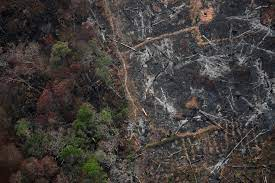
#> input picture img/desmatamento1.png, 275 x 183 px; its folder holds 4 pictures in this run
$ python main.py
#> lines starting #> are read from the running program, lines starting #| are printed output that depends on the picture; after the words box and inside, x2 and y2 are one past the last pixel; in counts of white or black regions, pixels touching at a corner belong together
import cv2
import numpy as np

for i in range(1, 6):
    # Carrega as imagens de satélite
    imagem = cv2.imread(f'./img/desmatamento{i}.png')
#> imagem is the input picture: shape (183, 275, 3); mean B, G, R 58.7, 61.5, 66.2

    # Converte as imagens para escala de cinza
    imagem_cinza = cv2.cvtColor(imagem, cv2.COLOR_BGR2GRAY)
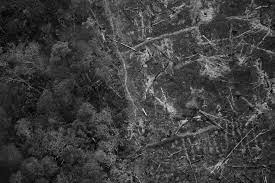
#> imagem_cinza: shape (183, 275); min 0, max 239, mean 62.6

    # Aplica a segmentação por limiar
    _, imagem_binaria = cv2.threshold(imagem_cinza, 10, 255, cv2.THRESH_BINARY)
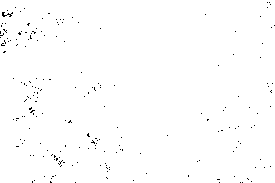
#> imagem_binaria: shape (183, 275); 99.3% white; black in thin lines or dots

    # Define os intervalos de cores para as áreas de desmatamento
    menor_limite = np.array([80, 80, 80], dtype=np.uint8)
    maior_limite = np.array([120, 138, 145], dtype=np.uint8)

    # Aplica a segmentação baseada em cores
    mascara = cv2.inRange(imagem, menor_limite, maior_limite)
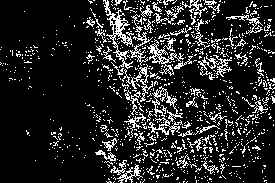
#> mascara: shape (183, 275); 14.9% white in thin lines or dots

    # Combina as máscaras
    mascara_final = cv2.bitwise_and(imagem_binaria, mascara)

    # Encontra os contornos na máscara
    contornos, _ = cv2.findContours(mascara_final, cv2.RETR_EXTERNAL, cv2.CHAIN_APPROX_SIMPLE)
#> contornos = 939 contours, 909 with area under 20; largest, box (x1, y1, x2, y2) and area: (148, 86, 183, 135) 636, (103, 0, 134, 69) 432, (147, 37, 184, 76) 272, (122, 64, 153, 102) 174, (130, 14, 153, 66) 132

    # Desenha os contornos nas áreas de desmatamento
    resultado = imagem.copy()
    cv2.drawContours(resultado, contornos, -1, (0, 255, 255), thickness=cv2.FILLED)
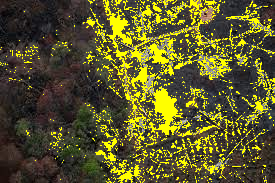
#> resultado: shape (183, 275, 3); 16.44% of pixels changed, all inside (x1, y1, x2, y2) = (0, 0, 275, 183)

    cv2.imwrite(f'./img/imagem_resultante{i}.jpg', resultado)
#> pass 2 of the loop `for i in range(1, 6):`:
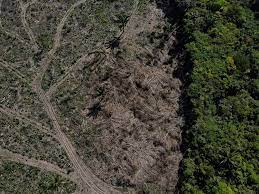
#> input picture img/desmatamento2.png, 259 x 194 px
#> imagem is the input picture: shape (194, 259, 3); mean B, G, R 56.4, 68.5, 70.1
#> imagem_cinza: shape (194, 259)
#> `_, imagem_binaria = cv2.threshold(imagem_cinza, 10, 255, cv2.THRESH_BI..`:
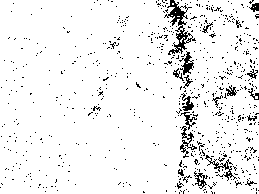
#> imagem_binaria: shape (194, 259); 93.7% white; black in thin lines or dots
#> mascara: shape (194, 259); 24% white in thin lines or dots
#> contornos = 984 contours, 958 with area under 20; largest, box (x1, y1, x2, y2) and area: (0, 45, 123, 194) 2906, (97, 90, 172, 187) 2164, (105, 0, 165, 60) 828, (123, 55, 181, 95) 467, (138, 90, 184, 136) 439
#> `cv2.drawContours(resultado, contornos, -1, (0, 255, 255), thickness=cv..`:
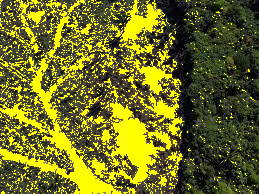
#> resultado: shape (194, 259, 3); mean B, G, R 30.1, 111.6, 111.3
#> pass 3 of the loop `for i in range(1, 6):`:
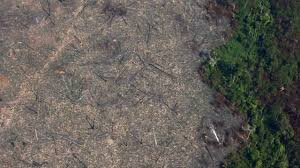
#> input picture img/desmatamento3.png, 300 x 168 px
#> imagem is the input picture: shape (168, 300, 3); mean B, G, R 88.8, 95.7, 99.9
#> imagem_cinza: shape (168, 300)
#> `_, imagem_binaria = cv2.threshold(imagem_cinza, 10, 255, cv2.THRESH_BI..`:
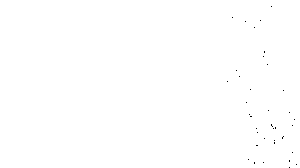
#> imagem_binaria: shape (168, 300); 99.9% white; black in thin lines or dots, all inside (x1, y1, x2, y2) = (227, 6, 297, 168)
#> mascara: shape (168, 300); 53.9% white; 1420 black regions (1346 under 20 px)
#> contornos = 140 contours, 138 with area under 20; largest, box (x1, y1, x2, y2) and area: (0, 0, 239, 168) 34256, (215, 130, 225, 145) 24
#> `cv2.drawContours(resultado, contornos, -1, (0, 255, 255), thickness=cv..`:
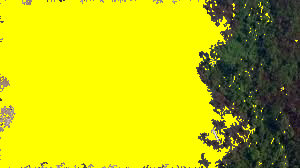
#> resultado: shape (168, 300, 3); mean B, G, R 14.7, 196.4, 194.4
#> (the run stopped early here; a loop or call above may not have finished)
